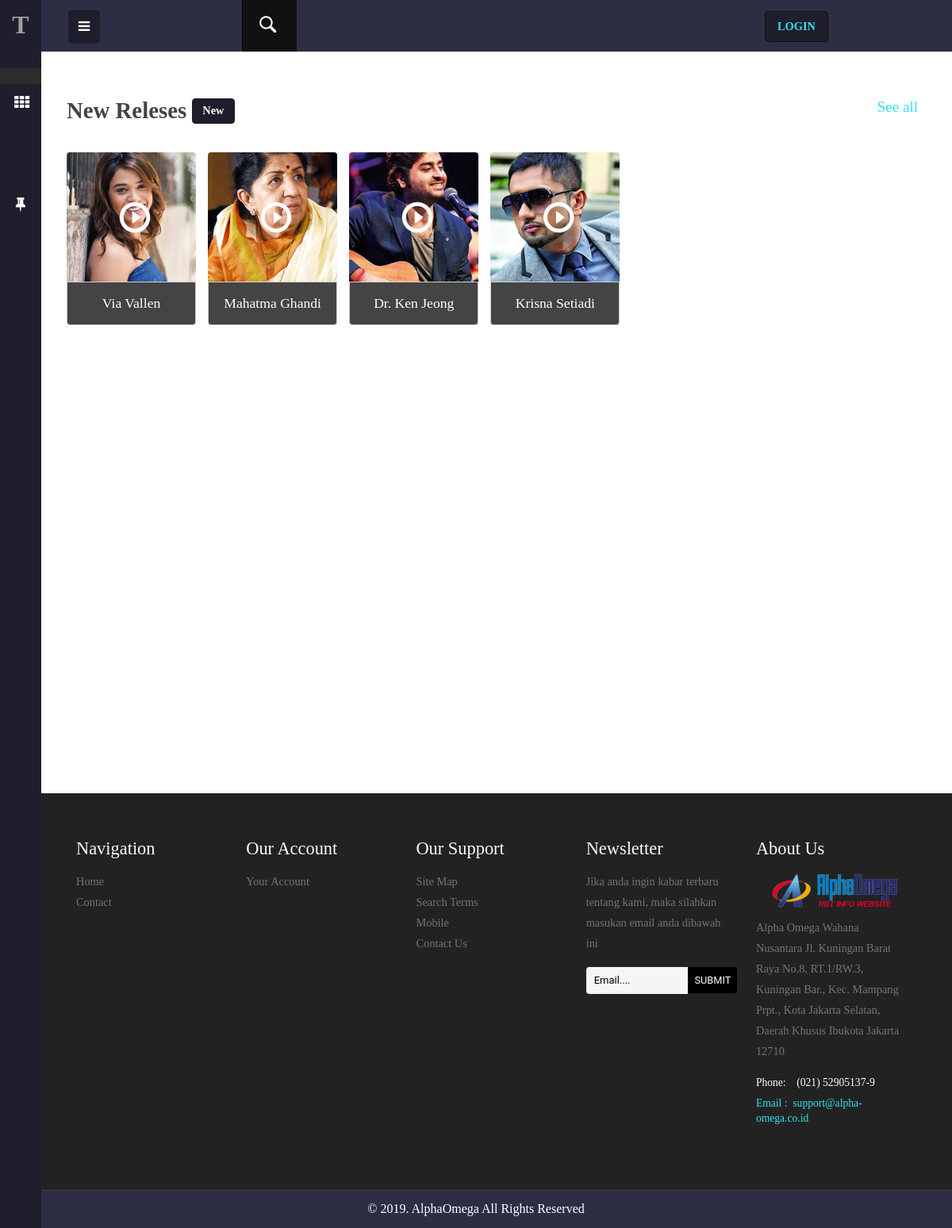
/index.php/c_artist, run on an earlier commit of the app's database.
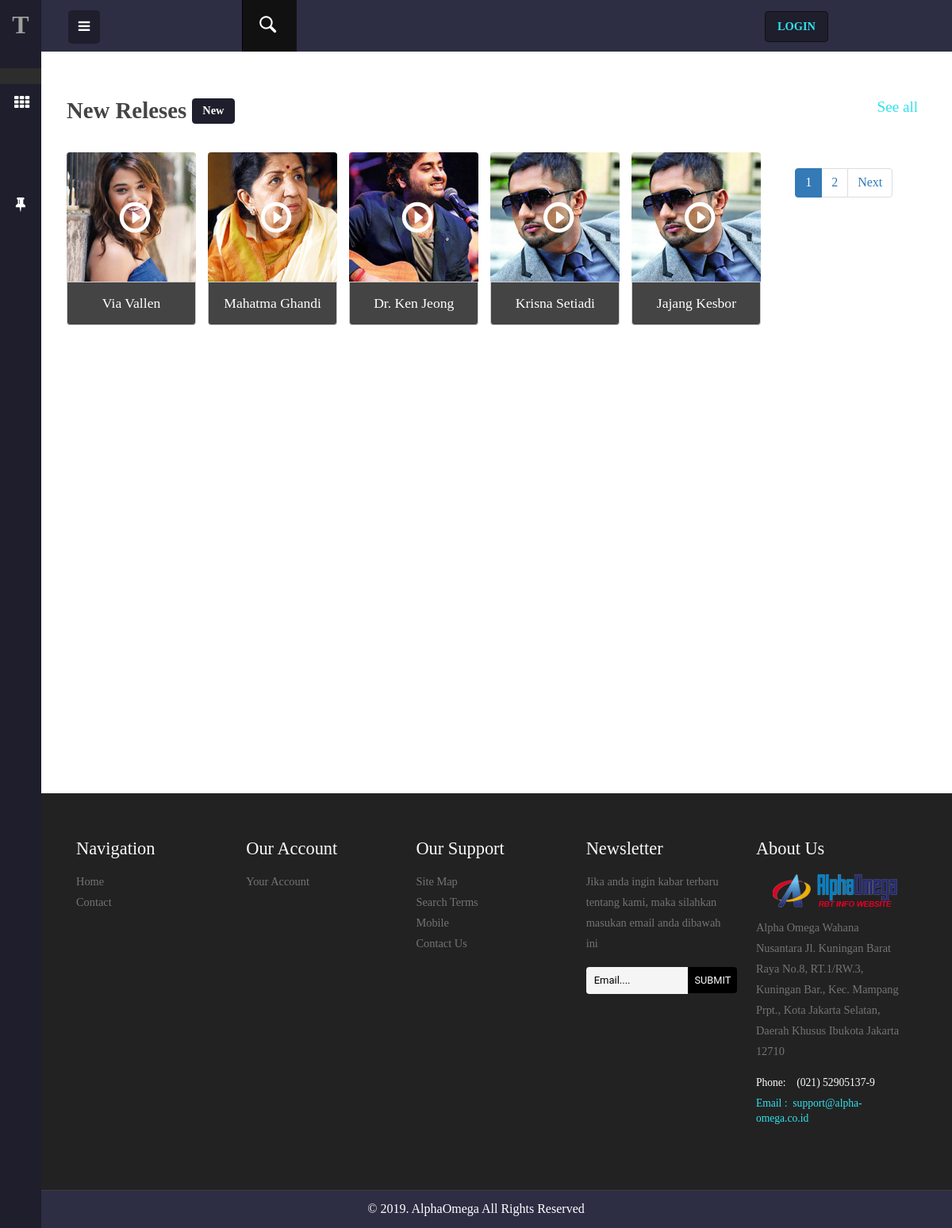
And on a later commit of the database.
### tables this page shows
CREATE TABLE `t_artist` (
  `id_artists` int(11) NOT NULL,
  `partner_id` int(11) NOT NULL,
  `nama_artist` varchar(25) NOT NULL,
  `bio` text NOT NULL,
  `picture_artist` varchar(30) NOT NULL,
  `aktif` tinyint(1) NOT NULL DEFAULT '0'
);

### index.php (called while the page is built, shortened)
<?php
require_once BASEPATH.'core/CodeIgniter.php';

### application/config/config.php (called while the page is built, shortened)
<?php
$config['base_url'] = 'http' . ((isset($_SERVER['HTTPS']) && $_SERVER['HTTPS'] == 'on') ? 's' : '')
    .'://'.$_SERVER['HTTP_HOST'].str_replace('//','/',dirname($_SERVER['SCRIPT_NAME']).'/');
$config['index_page'] = '';
$config['uri_protocol']	= 'REQUEST_URI';
$config['url_suffix'] = '';
$config['language']	= 'english';
$config['charset'] = 'UTF-8';
$config['enable_hooks'] = FALSE;
$config['subclass_prefix'] = 'MY_';
$config['composer_autoload'] = FALSE;
$config['permitted_uri_chars'] = 'a-z 0-9~%.:_\-';
$config['enable_query_strings'] = FALSE;
$config['controller_trigger'] = 'c';
$config['function_trigger'] = 'm';
$config['directory_trigger'] = 'd';
$config['allow_get_array'] = TRUE;
$config['log_threshold'] = 0;
$config['log_path'] = '';
$config['log_file_extension'] = '';
$config['log_file_permissions'] = 0644;
$config['log_date_format'] = 'Y-m-d H:i:s';
$config['error_views_path'] = '';
$config['cache_path'] = '';
$config['cache_query_string'] = FALSE;
$config['encryption_key'] = 'qwertyASDFGZXCVbnmLKJHGuiop1234567890+_)(*&^%$#@!<>?":{}';
$config['sess_driver'] = 'files';
$config['sess_cookie_name'] = 'ci_session';
$config['sess_expiration'] = 7200;
$config['sess_save_path'] = NULL;
$config['sess_match_ip'] = FALSE;
$config['sess_time_to_update'] = 300;
$config['sess_regenerate_destroy'] = FALSE;
$config['cookie_prefix']	= '';
$config['cookie_domain']	= '';
$config['cookie_path']		= '/';
$config['cookie_secure']	= FALSE;
$config['cookie_httponly'] 	= FALSE;
$config['standardize_newlines'] = FALSE;
$config['global_xss_filtering'] = FALSE;
$config['csrf_protection'] = FALSE;
$config['csrf_token_name'] = 'csrf_test_name';
$config['csrf_cookie_name'] = 'csrf_cookie_name';
$config['csrf_expire'] = 7200;
$config['csrf_regenerate'] = TRUE;
$config['csrf_exclude_uris'] = array();
$config['compress_output'] = FALSE;
$config['time_reference'] = 'local';
$config['rewrite_short_tags'] = FALSE;
$config['proxy_ips'] = '';

### application/views/main_page/V_Artist.php (the view, shortened to what this page needs)
<?php
    $this->load->view('main_page/parts/V_Header');
    $this->load->view('main_page/parts/V_Navigation');
?>
    <div id="page-wrapper">
        <div class="inner-content">
            <div class="music-browse">
                <link href="<?php echo base_url('assets/main_page/')?>css/popuo-box.css" rel="stylesheet" type="text/css" media="all">
                <div class="browse">
                    <div class="tittle-head two">
                        <h3 class="tittle">New Releses <span class="new">New</span></h3>
                        <a href="<?php echo base_url('assets/main_page/')?>browse.html"><h4 class="tittle third">See all</h4></a>
                        <div class="clearfix"> </div>
                    </div>
                        <div class="tab-content">
                            <div id="" class="tab-pane fade in active">
                                <div class="browse-inner">
                                    <?php if (isset($data)) {
                                    foreach ($data as $dat) {
                                        ?>
                                    <div class="col-md-3 artist-grid">
                                        <a  href="<?php echo base_url('assets/main_page/')?>single.html"><img src="<?php echo base_url('assets/foto_artis/');echo $dat->picture_artist;?>" title="allbum-name"></a>
                                        <a href="<?php echo base_url('assets/main_page/')?>single.html"><i class="glyphicon glyphicon-play-circle"></i></a>
                                        <a class="art" href="<?php echo base_url('assets/main_page/')?>single.html"><?php echo $dat->nama_artist;?></a>
                                    </div>
                                    <?php }?>
                                    <?php
                                    }
                                else {
                                    echo "<div>Kosong.</div>";
                                }
                                ?>
                            <?php if (isset($pagination)) { ?>
                                <?php echo $pagination ?>
                            <?php } ?>
                                </div>
                            </div>
                        </div>
                    </div>
                </div>
            </div>
        </div>
<?php
    $this->load->view('main_page/parts/V_Footer');
?>

### application/views/main_page/parts/V_Header.php (shortened to what this page needs)
<!DOCTYPE HTML>
<html>
<head>
	<link rel="stylesheet" href="https://maxcdn.bootstrapcdn.com/bootstrap/3.4.0/css/bootstrap.min.css">
    <link href="<?php echo base_url()?>assets/main_page/css/style.css" rel='stylesheet' type='text/css' />
    <link href="<?php echo base_url()?>assets/main_page/css/font-awesome.css" rel="stylesheet">
    <link rel="stylesheet" href="https://cdn.linearicons.com/free/1.0.0/icon-font.min.css">
</head>

### application/views/main_page/parts/V_Navigation.php (shortened to what this page needs)
<?php
$islogin =  $this->session->userdata('isLogin');
?>
<body class="sticky-header left-side-collapsed" onload="initMap()">
<section>
    <div class="left-side sticky-left-side">
        <div class="logo-icon text-center">
            <a href="<?php echo base_url()?>">T</a>
        </div>
        <div class="left-side-inner">
            <ul class="nav nav-pills nav-stacked custom-nav">
                <li class="active"><a href="<?php echo base_url()?>"><i class="lnr lnr-home"></i><span>Home</span></a></li>
                <li><a href="#" data-toggle="modal" data-target="#myModal1"><i class="fa fa-th"></i><span>Apps</span></a></li>
                <li><a href="<?php echo base_url('artist')?>"><i class="lnr lnr-users"></i> <span>Artists</span></a></li>
                <li><a href="<?php echo base_url('album')?>"><i class="lnr lnr-music-note"></i> <span>Albums</span></a></li>
                <li class="menu-list"><a href="<?php echo base_url('album')?>"><i class="lnr lnr-indent-increase"></i> <span>Browser</span></a>
                </li>
                <li class="menu-list"><a href="#"><i class="lnr lnr-heart"></i>  <span>My Favourities</span></a>
                </li>
                <li class="menu-list"><a href="<?php echo base_url()?>contact"><i class="fa fa-thumb-tack"></i><span>Contact</span></a>
                </li>
            </ul>
        </div>
    </div>
    <div class="main-content">
        <div class="header-section">
            <a class="toggle-btn  menu-collapsed"><i class="fa fa-bars"></i></a>
            <div class="menu-right">
                <div class="profile_details">
                    <div style="" class="col-md-4 serch-part">
                        <div  id="sb-search" class="sb-search">
                            <form action="#" method="post">
                                <span class="sb-icon-search"> </span>
                            </form>
                        </div>
                    </div>
                    <?php if ($islogin == FALSE) {?>
                    <div style="padding-right: 20%;float: right; padding-bottom: 10px;clear: right;" class="col-md-4 login-pop">
                        <div id="loginpop">
                            <a href="<?php echo base_url('login')?>">
                                <span>Login
                                    <?php }?>
                                </span>
                            </a>
                        </div>
                    </div>
                                     <div class="clearfix"> </div>
                        </div>
                    </div>
                </div>
</body>

### application/views/main_page/parts/V_Footer.php (shortened to what this page needs)
<?php
$login = $this->session->userdata('isLogin');
?>
<div class="footer">
    <div class="footer-grid">
        <h3>Navigation</h3>
        <ul class="list1">
            <li><a href="<?php echo base_url()?>">Home</a></li>
            <li><a href="<?php echo base_url('contact')?>">Contact</a></li>
        </ul>
    </div>
    <div class="footer-grid">
        <h3>Our Account</h3>
        <ul class="list1">
            <?php if ($login == TRUE){?>
            <li><a href="<?php echo base_url('dashboard')?>" >Your Account</a></li>
            <?php } else {?>
            <li><a href="<?php echo base_url('login')?>" >Your Account</a></li>
            <?php  }?>
        </ul>
    </div>
    <div class="footer-grid">
        <h3>Our Support</h3>
        <ul class="list1">
            <li><a href="<?php echo base_url('contact')?>">Site Map</a></li>
            <li><a href="#">Search Terms</a></li>
            <li><a href="#" data-toggle="modal" data-target="#myModal1">Mobile</a></li>
            <li><a href="<?php echo base_url('contact')?>">Contact  Us</a></li>
        </ul>
    </div>
    <div class="footer-grid">
        <h3>Newsletter</h3>
        <p class="footer_desc">Jika anda ingin kabar terbaru tentang kami, maka silahkan masukan email anda dibawah ini</p>
        <div class="search_footer">
            <form>
                <input type="text" placeholder="Email...." required="">
                <input type="submit" value="Submit">
            </form>
        </div>
    </div>
    <div class="footer-grid footer-grid_last">
        <h3>About Us</h3>
    <h1><img src="<?php echo base_url('assets/main_page/images/')?>Homelogo.png"></h1>
        <p class="footer_desc">Alpha Omega Wahana Nusantara
            Jl. Kuningan Barat Raya No.8, RT.1/RW.3, Kuningan Bar., Kec. Mampang Prpt., Kota Jakarta Selatan, Daerah Khusus Ibukota Jakarta 12710</p>
        <p class="f_text">Phone:  &nbsp;&nbsp;&nbsp;(021) 52905137-9</p>
        <p class="email">Email : &nbsp;<span><a href="mailto:support@alpha-omega.co.id">support@alpha-omega.co.id</a></span></p>
    </div>
    <div class="clearfix"> </div>
</div>
<footer>
    <p>&copy 2019. AlphaOmega All Rights Reserved </p>
</footer>
</body>
</html>

### application/controllers/C_Artist.php (shortened to what this page needs)
<?php
class C_Artist extends CI_Controller
{
    function __construct()
    {
        $this->load->model('M_Artist');
        $this->load->library('pagination');
		$this->load->model('M_Dashboard');
    }
    function index()
    {
        $data = array(
            "title" => "Artist",
        );
        $config['base_url'] = base_url().'artist/paging';
        $config['total_rows'] = $this->db->count_all('t_artist');
        $config['per_page'] = 5;
        $config['uri_segment'] = 2;
        $config['first_link']       = 'First';
        $config['last_link']        = 'Last';
        $config['next_link']        = 'Next';
        $config['prev_link']        = 'Prev';
        $config['full_tag_open']    = '<div class="pagging text-center"><nav><ul class="pagination justify-content-center">';
        $config['full_tag_close']   = '</ul></nav></div>';
        $config['num_tag_open']     = '<li class="page-item"><span class="page-link">';
        $config['num_tag_close']    = '</span></li>';
        $config['cur_tag_open']     = '<li class="page-item active"><span class="page-link">';
        $config['cur_tag_close']    = '<span class="sr-only">(current)</span></span></li>';
        $config['next_tag_open']    = '<li class="page-item"><span class="page-link">';
        $config['next_tagl_close']  = '<span aria-hidden="true">&raquo;</span></span></li>';
        $config['prev_tag_open']    = '<li class="page-item"><span class="page-link">';
        $config['prev_tagl_close']  = '</span>Next</li>';
        $config['first_tag_open']   = '<li class="page-item"><span class="page-link">';
        $config['first_tagl_close'] = '</span></li>';
        $config['last_tag_open']    = '<li class="page-item"><span class="page-link">';
        $config['last_tagl_close']  = '</span></li>';
        $this->pagination->initialize($config);
        $page = ($this->uri->segment(2)) ? $this->uri->segment(2) : 0;
        $data['data'] = $this->M_Artist->get_artist($config['per_page'], $page);
        $data['pagination'] = $this->pagination->create_links();
        $this->load->view('main_page/V_Artist',$data);
    }
}

What changed in the data, as far as the page shows it:
added t_artist: picture_artist (picture), nama_artist "Jajang Kesbor"
Also different on the page:
$pagination: (not shown) → "1 2 Next"
